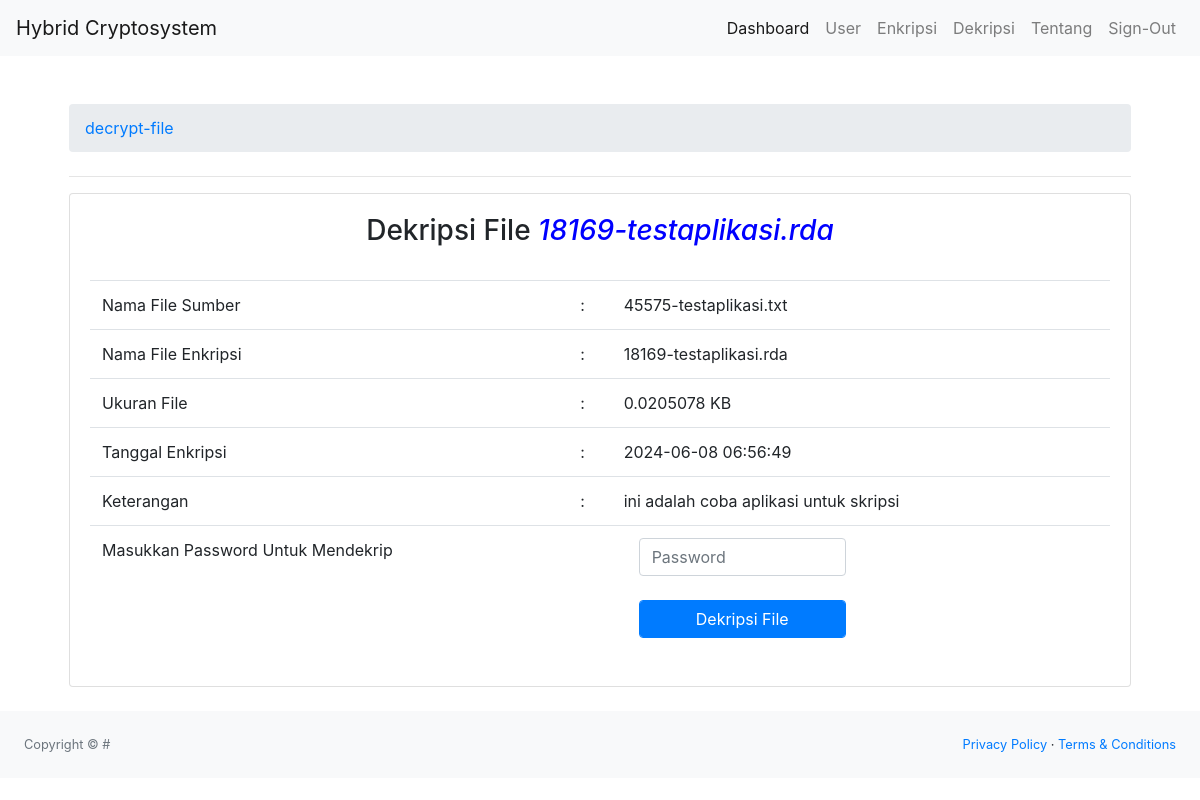
The app's page /admin/decrypt-file.php?id_file=2 (signed in) with its own data.
### tables this page shows
CREATE TABLE `file` (
  `id_file` int(11) NOT NULL,
  `username` varchar(15) DEFAULT NULL,
  `file_name_source` varchar(255) DEFAULT NULL,
  `file_name_finish` varchar(255) DEFAULT NULL,
  `file_url` varchar(255) DEFAULT NULL,
  `file_size` float DEFAULT NULL,
  `password` varchar(16) DEFAULT NULL,
  `tgl_upload` timestamp NULL DEFAULT NULL,
  `status` enum('1','2') DEFAULT NULL,
  `keterangan` varchar(255) DEFAULT NULL
);

### admin/decrypt-file.php (the view, shortened to what this page needs)
<?php
include '../koneksi.php';
?>
<!DOCTYPE html>
<html>
<!DOCTYPE html>
<html lang="en">
<head>
    <link rel="stylesheet" href="https://stackpath.bootstrapcdn.com/bootstrap/4.5.2/css/bootstrap.min.css">
</head>
<body>
    <?php include 'sidebar.php' ?>
    <div class="container mt-5">
        <main>
            <div class="container-fluid px-4">
                <ol class="breadcrumb mb-4">
                    <li class="breadcrumb-item"><a href="index.html">decrypt-file</a></li>
                </ol>
                <hr>
                <div class="row">
                    <div class="col-md-12">
                        <div class="card">
                            <div class="card-body">
                                <?php
                                $id_file = $_GET['id_file'];
                                $query = mysqli_query($koneksi, "SELECT * FROM file WHERE id_file='$id_file'");
                                $data2 = mysqli_fetch_array($query);
                                ?>
                                <h3 align="center">Dekripsi File <i style="color:blue"><?php echo $data2['file_name_finish'] ?></i></h3><br>
                                <form class="form-horizontal" method="post" action="decrypt-process.php">
                                    <div class="table-responsive">
                                        <table class="table striped">
                                            <tr>
                                                <td>Nama File Sumber</td>
                                                <td>:</td>
                                                <td><?php echo $data2['file_name_source']; ?></td>
                                            </tr>
                                            <tr>
                                                <td>Nama File Enkripsi</td>
                                                <td>:</td>
                                                <td><?php echo $data2['file_name_finish']; ?></td>
                                            </tr>
                                            <tr>
                                                <td>Ukuran File</td>
                                                <td>:</td>
                                                <td><?php echo $data2['file_size']; ?> KB</td>
                                            </tr>
                                            <tr>
                                                <td>Tanggal Enkripsi</td>
                                                <td>:</td>
                                                <td><?php echo $data2['tgl_upload']; ?></td>
                                            </tr>
                                            <tr>
                                                <td>Keterangan</td>
                                                <td>:</td>
                                                <td><?php echo $data2['keterangan']; ?></td>
                                            </tr>
                                            <tr>
                                                <td>Masukkan Password Untuk Mendekrip</td>
                                                <td></td>
                                                <td>
                                                    <div class="col-md-6">
                                                        <input class="form-control" id="inputPassword" type="password" placeholder="Password" name="pwdfile" required><br>
                                                        <input type="submit" name="decrypt_now" value="Dekripsi File" class="form-control btn btn-primary">
                                                    </div>
                                                </td>
                                            </tr>
                                        </table>
                                    </div>
                                </form>
                            </div>
                        </div>
                    </div>
                </div>
        </main>
    </div>
    <br>
    <?php include 'footer.php' ?>
</body>
</html>

### records on screen
file: file_name_finish "18169-testaplikasi.rda", file_name_source "45575-testaplikasi.txt", file_size "0.0205078", tgl_upload "2024-06-08 06:56:49", keterangan "ini adalah coba aplikasi untuk skripsi"
